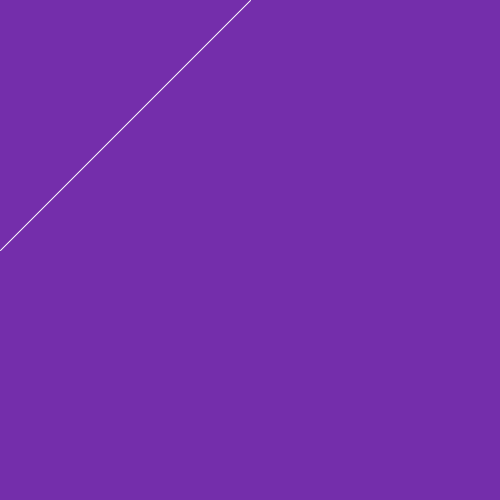
Frame 1 (no input)
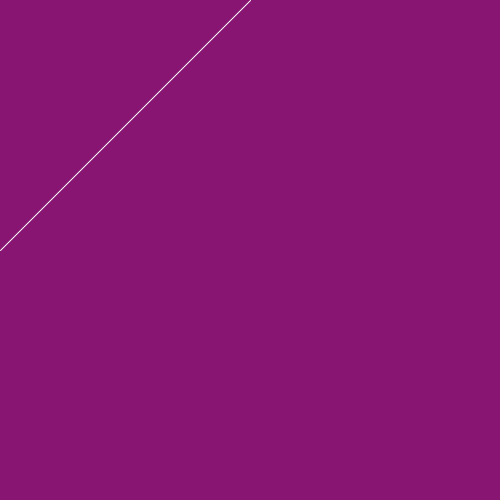
Frame 60 (the mouse pressed at the canvas centre just before this capture)
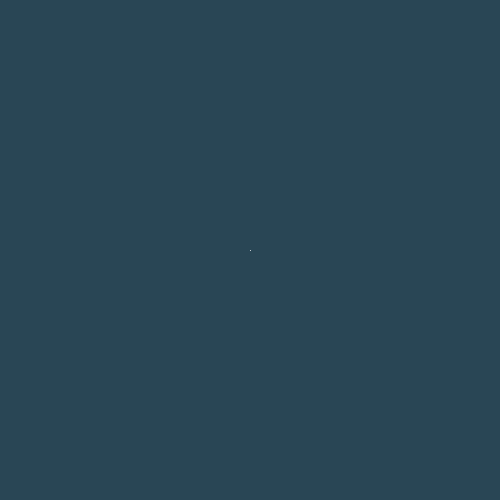
Frame 120 (the mouse held since frame 60 and released just before this capture)

The Processing sketch that drew these frames (run headless with seeded random() and noise(); from frame 60 on, the mouse is pressed at the canvas centre):

// Processing sketch: processing_88959
// ── processing_88959.pde

void setup(){
  size(500, 500);
  frameRate(10);
  smooth();
  noStroke();
}

void draw(){ 
  float R = random(180);
  float G = random(180);
  float B = random(180);

  background(R, G, B); //background has the foats R, G and B applied to generate random colours
  
  stroke(255);
  line(width/2, mouseY, mouseX, width/2); //creates a line that's position is altered by the cursor position
}
